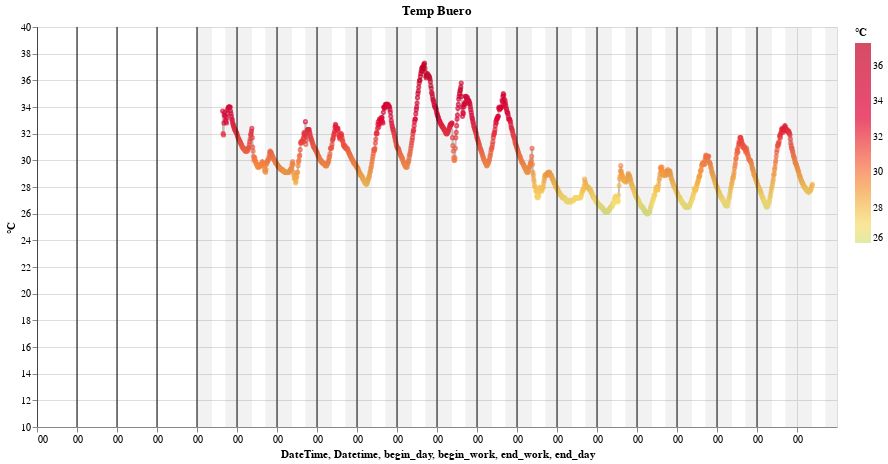

Notebook code for this chart:
### Code cell
import altair as alt

source = df_all

#source['°C'].min()

#selection_dummy = alt.selection()

#chrt=alt.Chart(source,title='Temp Buero').mark_line(point=True).encode(
chrt_line=alt.Chart(source,title='Temp Buero').mark_line(color='gray', opacity=0.5).encode(
    x=alt.X('DateTime', axis=alt.Axis(format='%H')),
    y=alt.Y('°C:Q',
        scale=alt.Scale(zero=False, 
                       ),
        ),

   # tooltip=[alt.Tooltip("DateTime:T",  format='%d.%m.%Y', title="Datum"),
   #          alt.Tooltip("DateTime:T",  format='%H:%M', title="Zeit"),
   #          '°C'],
)

chrt_point=alt.Chart(source,title='Temp Buero').mark_point(size=10).encode(
    x=alt.X('DateTime', axis=alt.Axis(format='%H')),
    y=alt.Y('°C:Q',
        scale=alt.Scale(zero=False, 
                        domain =[10,40]
                       ),
        ),

    tooltip=[alt.Tooltip("DateTime:T",  format='%d.%m.%Y', title="Datum"),
             alt.Tooltip("DateTime:T",  format='%H:%M', title="Zeit"),
             '°C'],
    color=alt.Color('°C:Q', scale=alt.Scale(scheme=alt.SchemeParams(name='lightmulti', extent=[0.4, 1.7])))
     #   color=alt.Color('date:T', scale=alt.Scale(scheme=alt.SchemeParams(name='yellowgreenblue', extent=[-1, 2])))
).interactive()
chrt=chrt_line+chrt_point


#rules = alt.Chart(source).mark_rule().encode(
#  x='Datetime:T',
#  #color=alt.Color('color:N', scale=None)
#)
rules = alt.Chart(pd.DataFrame({
  'Datetime': cleanDateList_,
 # 'color': ['gray']
})).mark_rule().encode(
  x='Datetime:T',
 # color=alt.Color('color:N', scale=None)
)


rect1 = alt.Chart(source_area).mark_rect(opacity=0.1, color='gray').encode(
    x='begin_day:T',
    x2='begin_work:T',
)
rect2 = alt.Chart(source_area).mark_rect(opacity=0.1, color='gray').encode(
    x2='end_day:T',
    x='end_work:T',
)


(chrt+rules+rect1+rect2).properties(
    height=400, 
    width=800
)
#chrt

### Figure 1 — Vega-Lite specification as saved in the notebook (floating-point values rounded to 4 significant figures; data arrays with more than 128 entries replaced by an {"elided": "..."} marker saying what was removed)
{"config": {"view": {"continuousWidth": 400, "continuousHeight": 300}}, "layer": [{"mark": {"type": "line", "color": "gray", "opacity": 0.5}, "encoding": {"x": {"type": "temporal", "axis": {"format": "%H"}, "field": "DateTime"}, "y": {"type": "quantitative", "field": "°C", "scale": {"zero": false}}}, "title": "Temp Buero"}, {"mark": {"type": "point", "size": 10}, "encoding": {"color": {"type": "quantitative", "field": "°C", "scale": {"scheme": {"name": "lightmulti", "extent": [0.4, 1.7]}}}, "tooltip": [{"type": "temporal", "field": "DateTime", "format": "%d.%m.%Y", "title": "Datum"}, {"type": "temporal", "field": "DateTime", "format": "%H:%M", "title": "Zeit"}, {"type": "quantitative", "field": "°C"}], "x": {"type": "temporal", "axis": {"format": "%H"}, "field": "DateTime"}, "y": {"type": "quantitative", "field": "°C", "scale": {"domain": [10, 40], "zero": false}}}, "selection": {"selector060": {"type": "interval", "bind": "scales", "encodings": ["x", "y"]}}, "title": "Temp Buero"}, {"data": {"name": "data-8b7a587cc48d50620ecafeda5a437125"}, "mark": "rule", "encoding": {"x": {"type": "temporal", "field": "Datetime"}}}, {"data": {"name": "data-b7a8a079a823f5706c862ba5841b3259"}, "mark": {"type": "rect", "color": "gray", "opacity": 0.1}, "encoding": {"x": {"type": "temporal", "field": "begin_day"}, "x2": {"field": "begin_work"}}}, {"data": {"name": "data-b7a8a079a823f5706c862ba5841b3259"}, "mark": {"type": "rect", "color": "gray", "opacity": 0.1}, "encoding": {"x": {"type": "temporal", "field": "end_work"}, "x2": {"field": "end_day"}}}], "data": {"name": "data-0bdebc9fc6829d59ed5b77eff106024d"}, "height": 400, "width": 800, "$schema": "https://vega.github.io/schema/vega-lite/v4.8.1.json", "datasets": {"data-0bdebc9fc6829d59ed5b77eff106024d": {"elided": "2244 records"}, "data-8b7a587cc48d50620ecafeda5a437125": [{"Datetime": "2022-06-24 00:00:00"}, {"Datetime": "2022-06-25 00:00:00"}, {"Datetime": "2022-06-26 00:00:00"}, {"Datetime": "2022-06-27 00:00:00"}, {"Datetime": "2022-06-28 00:00:00"}, {"Datetime": "2022-06-29 00:00:00"}, {"Datetime": "2022-06-30 00:00:00"}, {"Datetime": "2022-07-01 00:00:00"}, {"Datetime": "2022-07-02 00:00:00"}, {"Datetime": "2022-07-03 00:00:00"}, {"Datetime": "2022-07-04 00:00:00"}, {"Datetime": "2022-07-05 00:00:00"}, {"Datetime": "2022-07-06 00:00:00"}, {"Datetime": "2022-07-07 00:00:00"}, {"Datetime": "2022-07-08 00:00:00"}, {"Datetime": "2022-07-09 00:00:00"}, {"Datetime": "2022-07-10 00:00:00"}, {"Datetime": "2022-07-11 00:00:00"}, {"Datetime": "2022-07-12 00:00:00"}], "data-b7a8a079a823f5706c862ba5841b3259": [{"begin_day": "2022-06-28 00:00:00", "begin_work": "2022-06-28 09:00:00", "end_work": "2022-06-28 17:00:00", "end_day": "2022-06-28 23:59:59"}, {"begin_day": "2022-06-29 00:00:00", "begin_work": "2022-06-29 09:00:00", "end_work": "2022-06-29 17:00:00", "end_day": "2022-06-29 23:59:59"}, {"begin_day": "2022-06-30 00:00:00", "begin_work": "2022-06-30 09:00:00", "end_work": "2022-06-30 17:00:00", "end_day": "2022-06-30 23:59:59"}, {"begin_day": "2022-07-01 00:00:00", "begin_work": "2022-07-01 09:00:00", "end_work": "2022-07-01 17:00:00", "end_day": "2022-07-01 23:59:59"}, {"begin_day": "2022-07-06 00:00:00", "begin_work": "2022-07-06 09:00:00", "end_work": "2022-07-06 17:00:00", "end_day": "2022-07-06 23:59:59"}, {"begin_day": "2022-07-07 00:00:00", "begin_work": "2022-07-07 09:00:00", "end_work": "2022-07-07 17:00:00", "end_day": "2022-07-07 23:59:59"}, {"begin_day": "2022-07-12 00:00:00", "begin_work": "2022-07-12 09:00:00", "end_work": "2022-07-12 17:00:00", "end_day": "2022-07-12 23:59:59"}, {"begin_day": "2022-07-13 00:00:00", "begin_work": "2022-07-13 09:00:00", "end_work": "2022-07-13 17:00:00", "end_day": "2022-07-13 23:59:59"}, {"begin_day": "2022-07-02 00:00:00", "begin_work": "2022-07-02 09:00:00", "end_work": "2022-07-02 17:00:00", "end_day": "2022-07-02 23:59:59"}, {"begin_day": "2022-07-08 00:00:00", "begin_work": "2022-07-08 09:00:00", "end_work": "2022-07-08 17:00:00", "end_day": "2022-07-08 23:59:59"}, {"begin_day": "2022-07-03 00:00:00", "begin_work": "2022-07-03 09:00:00", "end_work": "2022-07-03 17:00:00", "end_day": "2022-07-03 23:59:59"}, {"begin_day": "2022-07-09 00:00:00", "begin_work": "2022-07-09 09:00:00", "end_work": "2022-07-09 17:00:00", "end_day": "2022-07-09 23:59:59"}, {"begin_day": "2022-07-04 00:00:00", "begin_work": "2022-07-04 09:00:00", "end_work": "2022-07-04 17:00:00", "end_day": "2022-07-04 23:59:59"}, {"begin_day": "2022-07-10 00:00:00", "begin_work": "2022-07-10 09:00:00", "end_work": "2022-07-10 17:00:00", "end_day": "2022-07-10 23:59:59"}, {"begin_day": "2022-07-05 00:00:00", "begin_work": "2022-07-05 09:00:00", "end_work": "2022-07-05 17:00:00", "end_day": "2022-07-05 23:59:59"}, {"begin_day": "2022-07-11 00:00:00", "begin_work": "2022-07-11 09:00:00", "end_work": "2022-07-11 17:00:00", "end_day": "2022-07-11 23:59:59"}]}}
